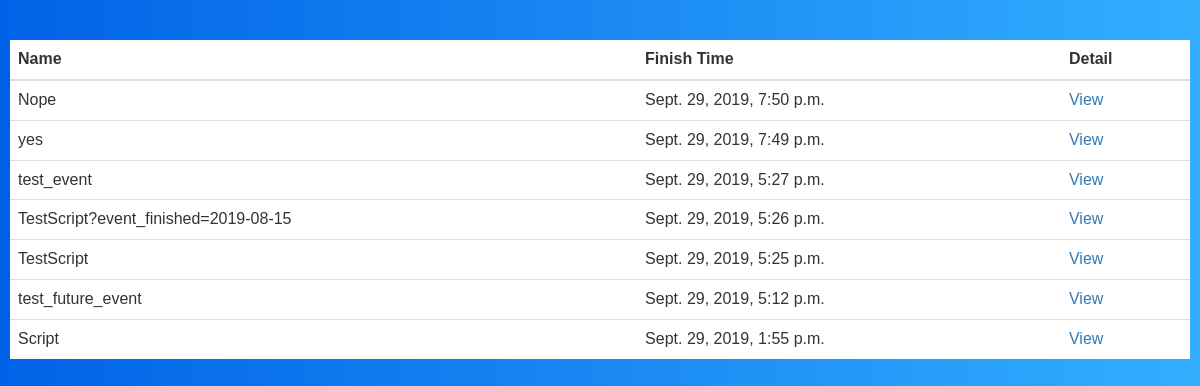
Screenshot of /events/ with the database file from the repository.
### main/models.py (models this page shows, shortened)
class Event(models.Model):
    event_name = models.CharField(max_length=100)
    event_finished = models.DateTimeField(db_index=True, null=True)
    def get_absolute_url(self):
        return reverse("event_detail_view", args=[str(self.id)])
    class Meta:
        ordering = ["-event_finished"]

### main/views.py (the view)
# urls.py: path("events/", views.EventListView.as_view(), name="event_list_view")
class EventListView(generic.ListView):
    model = Event
    paginate_by = 10
    template_name = "event_list.html"

### main/templates/event_list.html
{% extends "base.html" %}
{% block content %}
<table class="table white-bg">
  <thead>
    <tr>
      <th scope="col">Name</th>
      <th scope="col">Finish Time</th>
      <th>Detail</th>
    </tr>
  </thead>
  <tbody>
    {% for event in object_list %}
    <tr>
      <td>{{ event.event_name}}</td>
      <td>{{ event.event_finished}}</td>
      <td><a href="{{ event.get_absolute_url}}">View</a></td>
    </tr>
    {% endfor %}
  </tbody>
</table>
{% endblock %}

### main/templates/base.html (shortened to what this page needs)
<html>
  <head>
    {% load static %}
    <link href="https://cdnjs.cloudflare.com/ajax/libs/twitter-bootstrap/3.3.7/css/bootstrap.min.css" rel="stylesheet"/>
    <link href='{% static "calendar/packages/core/main.css" %}' rel='stylesheet' />
    <link href='{% static "calendar/packages/daygrid/main.css" %}' rel='stylesheet' />
    <link rel="stylesheet" href="http://code.jquery.com/ui/1.9.2/themes/base/jquery-ui.css" />
    <link rel="stylesheet" href="{% static 'css/style.css' %}">
  </head
  <body>
    {% block content %}
    {% endblock %}
  </body>
</html>

### static/css/style.css (style rules this page uses)
.white-bg { background-color: #fff; }

### rows the page displays
Event: event_name "Nope", event_finished "Sept. 29, 2019, 7:50 p.m."
Event: event_name "yes", event_finished "Sept. 29, 2019, 7:49 p.m."
Event: event_name "test_event", event_finished "Sept. 29, 2019, 5:27 p.m."
Event: event_name "TestScript?event_finished=2019-08-15", event_finished "Sept. 29, 2019, 5:26 p.m."
Event: event_name "TestScript", event_finished "Sept. 29, 2019, 5:25 p.m."
Event: event_name "test_future_event", event_finished "Sept. 29, 2019, 5:12 p.m."
Event: event_name "Script", event_finished "Sept. 29, 2019, 1:55 p.m."
